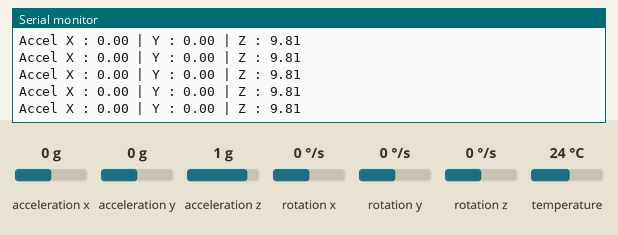
Simulated run of this sketch. Board: ESP32. Shown: the last lines printed to the serial monitor. The test bench sets the inputs (shaded band); at power-on: acceleration x 0 g, acceleration y 0 g, acceleration z 1 g, rotation x 0 °/s, rotation y 0 °/s, rotation z 0 °/s, temperature 24 °C.

Above: at 1.2 s.
1.3 s: acceleration x set to -1.4 g
At 1.33 s:
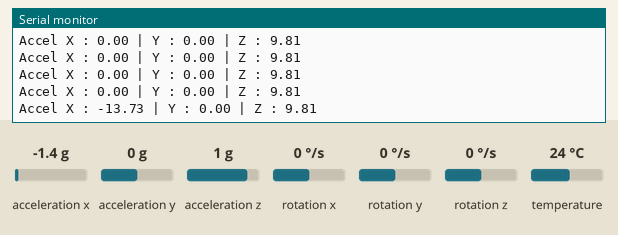
2.8 s: acceleration y set to -1.4 g
At 2.85 s:
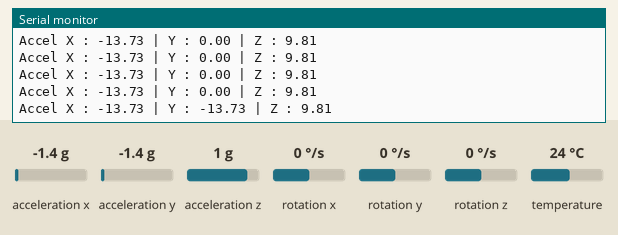
4.3 s: acceleration z set to -1.4 g
At 4.32 s:
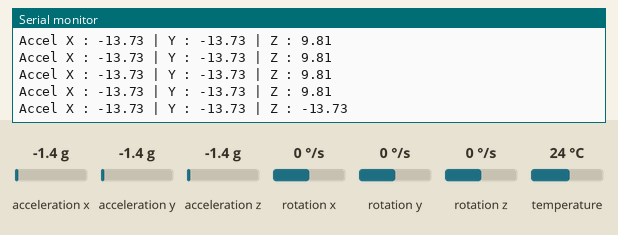

Measured:
- after the input at 1.3 s, the serial monitor: prints a new line at once (image 1)
- after the input at 2.8 s, the serial monitor: prints a new line at once (image 2)
- after the input at 4.3 s, the serial monitor: prints a new line at once (image 3)

The sketch:

mpu6050.ino
```cpp
#include <Wire.h>
#include <Adafruit_MPU6050.h>
#include <Adafruit_Sensor.h>

Adafruit_MPU6050 mpu;

void setup() {
    Serial.begin(115200);
    if(!mpu.begin()) {
        Serial.println("mpu not found");
        while(true);
    }
    Serial.println("mpu ready...");
}

void loop() {
    sensors_event_t accel, gyro, temp;
    mpu.getEvent(&accel, &gyro, &temp);

    Serial.println();
    Serial.print("Accel X : ");
    Serial.print(accel.acceleration.x);

    Serial.print(" | Y : ");
    Serial.print(accel.acceleration.y);

    Serial.print(" | Z : ");
    Serial.print(accel.acceleration.z);
    delay(50);
}
```
